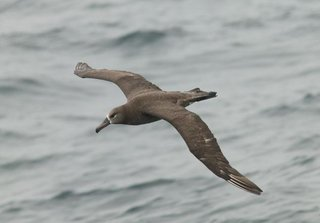
#> input picture CUB_200_2011/001.Black_footed_Albatross/Black_Footed_Albatross_0001_796111.jpg, 320 x 223 px, found by its file name; its folder holds only this picture in this run
$ python evaluate.py
#> lines starting #> are read from the running program, lines starting #| are printed output that depends on the picture
import os
import cv2
import numpy as np
import pickle
from random import shuffle
from math import floor
from cnn import CNN
from pathlib import Path
from datetime import datetime
from copy import deepcopy

MAX_EPOCHS=15
NUMBER_OF_CLASSES=10
DATA_DIR="./CUB_200_2011"
MODELS_DIR="./models"
TRAIN_PERCENTAGE=90
INPUT_SIZE=(64, 64)

print(f"{'-'*5} Preparing dataset {'-'*5}")
print(f"Data directory: {Path(DATA_DIR).resolve()}")
paths = os.listdir(DATA_DIR)
paths.sort()

dataset_images: list[np.ndarray] = []
dataset_labels: list[int] = []
label_to_class_name: list[str] = []

for class_name in paths[:NUMBER_OF_CLASSES]:
    print(f"{'-'*5} Loading class {class_name} {'-'*5}")
    images_path = os.listdir(os.path.join(DATA_DIR, class_name))
    print(f"Total images # = {len(images_path)}")

    for image in images_path:
        data = cv2.imread(os.path.join(DATA_DIR, class_name, image))
#> data is the input picture: shape (223, 320, 3); mean B, G, R 165.8, 167, 163.1
        data = cv2.resize(data, INPUT_SIZE, interpolation=cv2.INTER_LANCZOS4)
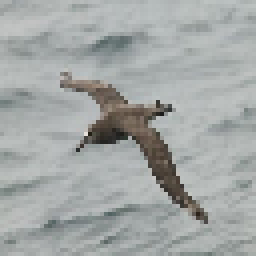
#> data: shape (64, 64, 3) (shown 4 times larger); mean B, G, R 165.7, 167, 163.1
        dataset_images.append(data)
        dataset_labels.append(len(label_to_class_name))

    label_to_class_name.append(class_name)
#> pass 2 of the loop `for class_name in paths[:NUMBER_OF_CLASSES]:`:
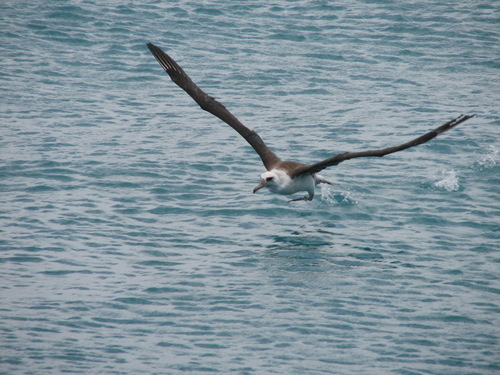
#> input picture CUB_200_2011/002.Laysan_Albatross/Laysan_Albatross_0002_1027.jpg, 500 x 375 px, found by its file name
#> data is the input picture: shape (375, 500, 3); mean B, G, R 158.1, 148.1, 129.7
#> `data = cv2.resize(data, INPUT_SIZE, interpolation=cv2.INTER_LANCZOS4)`:
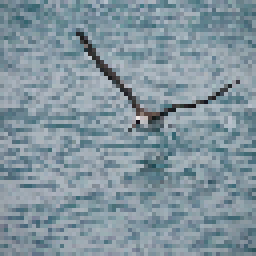
#> data: shape (64, 64, 3) (shown 4 times larger); mean B, G, R 158.2, 148.2, 129.8


train_dataset_size = floor(len(dataset_images) * TRAIN_PERCENTAGE / 100)
#> train_dataset_size = 1

print(f"{'-'*5} Dataset initialized {'-'*5}")
print(f"Dataset size = {len(dataset_images)}")
#| Dataset size = 2
print(f'Train = {train_dataset_size} ({TRAIN_PERCENTAGE}%)')
#| Train = 1 (90%)
print(f'Test = {len(dataset_images) - train_dataset_size} ({100 - TRAIN_PERCENTAGE}%)')
#| Test = 1 (10%)

shuffelled_dataset = list(zip(dataset_labels, dataset_images))
#> shuffelled_dataset = 2 items
shuffle(shuffelled_dataset)

shuffeled_labels, shuffeled_images = zip(*shuffelled_dataset)
#> shuffeled_labels = (0, 1)

train_labels = shuffeled_labels[:train_dataset_size]
#> train_labels = (0,)
train_images = shuffeled_images[:train_dataset_size]
test_labels = shuffeled_labels[train_dataset_size:]
#> test_labels = (1,)
test_images = shuffeled_images[train_dataset_size:]

# [8 lines left out: function augment, not called in this run]

def log(s: str):
    print(f"[{datetime.now().strftime('%H:%M:%S')}]{s}",)

# [48 lines left out: function train_and_test, not called in this run]
